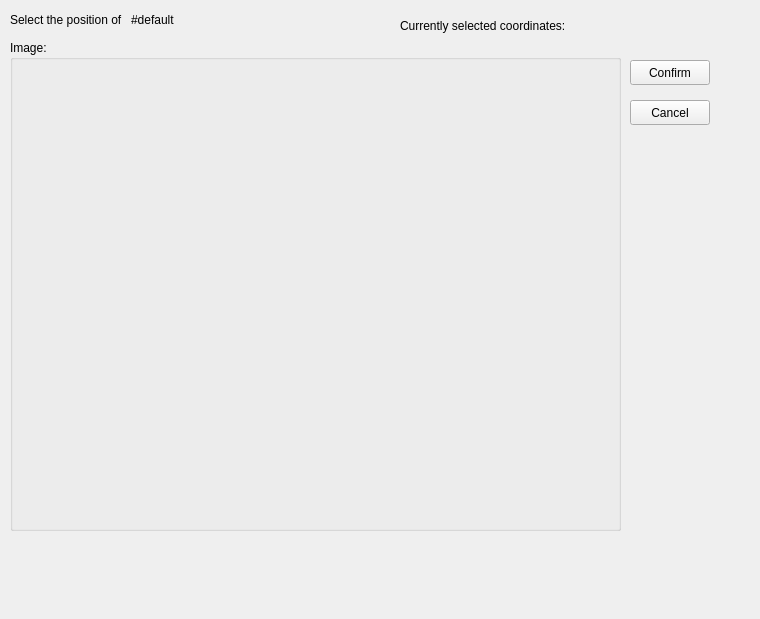
<?xml version="1.0" encoding="UTF-8"?>
<ui version="4.0">
 <class>Form</class>
 <widget class="QWidget" name="Form">
  <property name="geometry">
   <rect>
    <x>0</x>
    <y>0</y>
    <width>760</width>
    <height>619</height>
   </rect>
  </property>
  <property name="windowTitle">
   <string>Form</string>
  </property>
  <widget class="QLabel" name="currently_selected">
   <property name="geometry">
    <rect>
     <x>400</x>
     <y>10</y>
     <width>191</width>
     <height>31</height>
    </rect>
   </property>
   <property name="text">
    <string>Currently selected coordinates:</string>
   </property>
  </widget>
  <widget class="QGroupBox" name="groupBox_3">
   <property name="geometry">
    <rect>
     <x>10</x>
     <y>40</y>
     <width>611</width>
     <height>491</height>
    </rect>
   </property>
   <property name="title">
    <string>Image:</string>
   </property>
   <widget class="QLabel" name="camera_still">
    <property name="geometry">
     <rect>
      <x>0</x>
      <y>20</y>
      <width>611</width>
      <height>471</height>
     </rect>
    </property>
    <property name="text">
     <string/>
    </property>
   </widget>
  </widget>
  <widget class="QLabel" name="current_coordinates">
   <property name="geometry">
    <rect>
     <x>600</x>
     <y>10</y>
     <width>121</width>
     <height>31</height>
    </rect>
   </property>
   <property name="text">
    <string/>
   </property>
  </widget>
  <widget class="QPushButton" name="confirm_btn">
   <property name="geometry">
    <rect>
     <x>630</x>
     <y>60</y>
     <width>80</width>
     <height>25</height>
    </rect>
   </property>
   <property name="text">
    <string>Confirm</string>
   </property>
  </widget>
  <widget class="QPushButton" name="cancel_btn">
   <property name="geometry">
    <rect>
     <x>630</x>
     <y>100</y>
     <width>80</width>
     <height>25</height>
    </rect>
   </property>
   <property name="text">
    <string>Cancel</string>
   </property>
  </widget>
  <widget class="QWidget" name="layoutWidget">
   <property name="geometry">
    <rect>
     <x>10</x>
     <y>10</y>
     <width>201</width>
     <height>19</height>
    </rect>
   </property>
   <layout class="QHBoxLayout" name="horizontalLayout">
    <item>
     <widget class="QLabel" name="label">
      <property name="text">
       <string>Select the position of </string>
      </property>
     </widget>
    </item>
    <item>
     <widget class="QLabel" name="target_system_label">
      <property name="text">
       <string>#default</string>
      </property>
     </widget>
    </item>
   </layout>
  </widget>
 </widget>
 <resources/>
 <connections/>
</ui>
